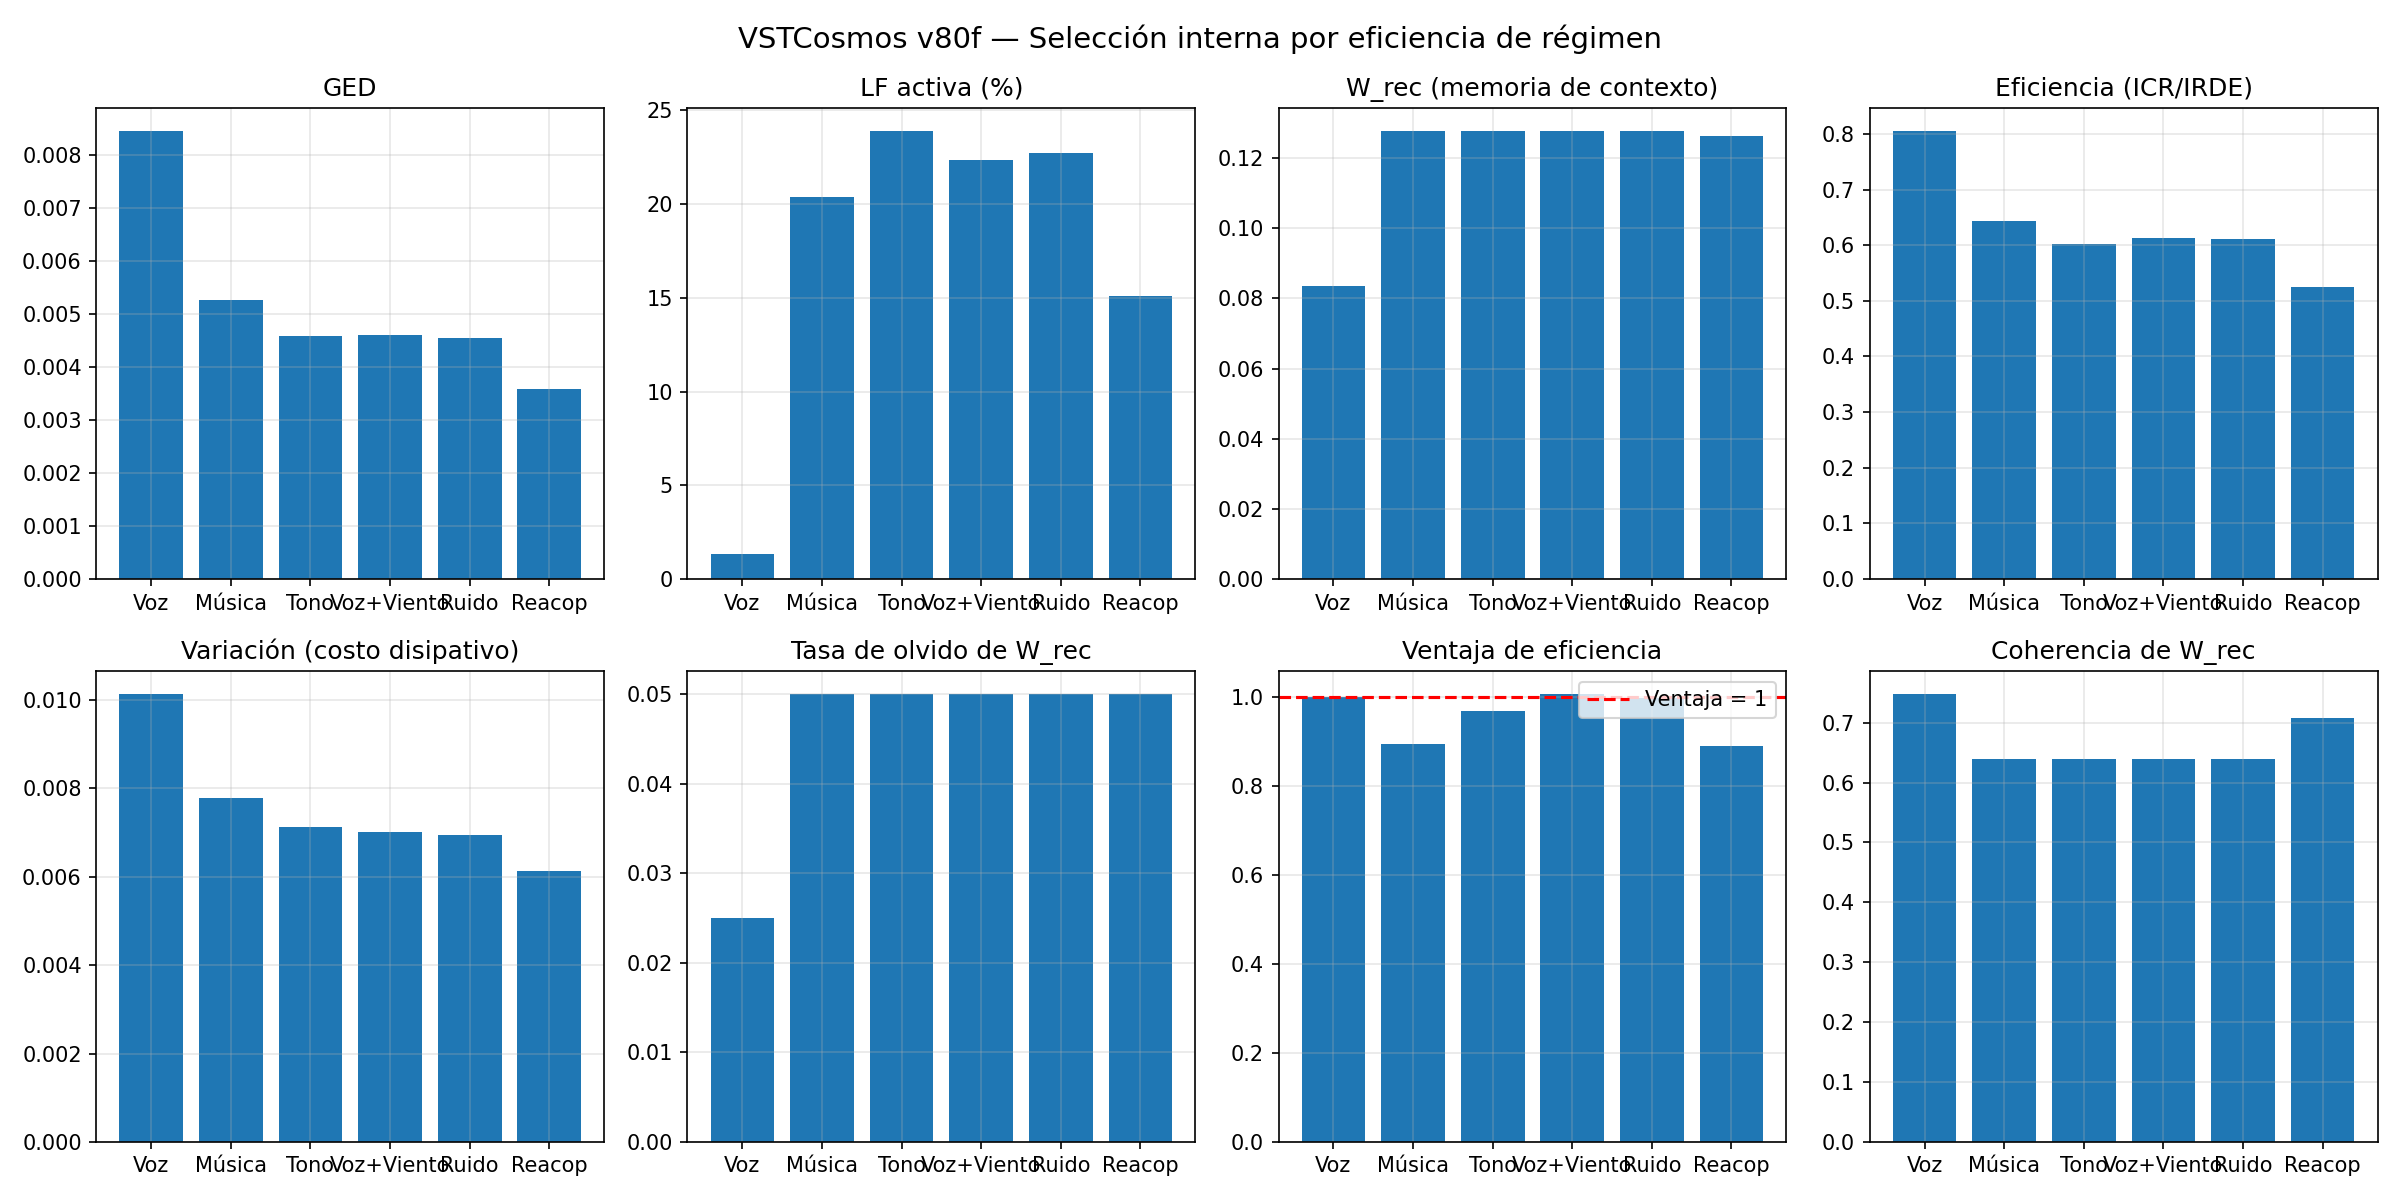

This chart was generated by the following Python code:
#!/usr/bin/env python3
"""
VSTCosmos v80f — Selección interna por eficiencia de régimen

Un solo mecanismo nuevo: la función de valor interna del campo.
El olvido de W_rec es inversamente proporcional a la ventaja de eficiencia
del régimen actual respecto a su propia historia.

Eficiencia = GED / variación_temporal = ICR/IRDE computacional.
"""

import numpy as np
import scipy.io.wavfile as wav
import matplotlib.pyplot as plt
import csv
import warnings
warnings.filterwarnings('ignore')

# ============================================================
# PARÁMETROS BASE (definen la física del campo)
# ============================================================
DIM_INTERNA = 32
DIM_AUDITIVA = 32
DIM_TOTAL = DIM_INTERNA + DIM_AUDITIVA

DIM_TIME = 100
DT = 0.01

DURACION_ENTRENO = 30.0
DURACION_FASE = 20.0
DURACION_REACOPLAMIENTO = 30.0

N_PASOS_ENTRENO = int(DURACION_ENTRENO / DT)
N_PASOS_FASE = int(DURACION_FASE / DT)
N_PASOS_REACOP = int(DURACION_REACOPLAMIENTO / DT)

# Parámetros de dinámica
DIFUSION_BASE = 0.15
GANANCIA_REACCION = 0.05
GAMMA_PLAST = 0.01

OMEGA_MIN = 0.05
OMEGA_MAX = 0.50
AMORT_MIN = 0.01
AMORT_MAX = 0.08
PHI_EQUILIBRIO = 0.5

# Límites
LIMITE_MIN = 0.0
LIMITE_MAX = 1.0
W_MAX = 1.0

# Parámetros de FFT
VENTANA_FFT_MS = 25
HOP_FFT_MS = 10
F_MIN = 80
F_MAX = 8000

# ============================================================
# PARÁMETROS DERIVADOS ESTRUCTURALMENTE
# ============================================================

# Períodos naturales del campo
T_PROFUNDA_SEG = 1.0 / OMEGA_MIN           # = 20.0 s
T_RECIENTE_SEG = 1.0 / OMEGA_MAX           # = 2.0 s

T_PROFUNDA_PASOS = int(T_PROFUNDA_SEG / DT)  # = 2000
T_RECIENTE_PASOS = int(T_RECIENTE_SEG / DT)  # = 200

# Tasas de aprendizaje base
ETA_PROFUNDA_BASE = (1.0 / T_PROFUNDA_PASOS) / DIFUSION_BASE   # ≈ 0.00333
ETA_RECIENTE_BASE = (1.0 / T_RECIENTE_PASOS) / DIFUSION_BASE   # ≈ 0.03333

# Tasas de olvido base
TAU_PROFUNDA = OMEGA_MIN                    # = 0.05
TAU_RECIENTE = OMEGA_MIN * 0.5              # = 0.025

# Error de equilibrio de difusión (referencia)
ERROR_DIFUSION = DIFUSION_BASE ** 2         # = 0.0225

# Escala temporal del historial de eficiencia
TAU_EFICIENCIA = int(1.0 / (OMEGA_MIN * DT))  # = 2000 pasos = 20s

# Fuerza del atractor
GAMMA_ATRACTOR = 0.05

# Separación espectral
BANDA_BAJA = slice(0, DIM_INTERNA // 2)    # modos 0-15: identidad
BANDA_ALTA = slice(DIM_INTERNA // 2, None)  # modos 16-31: contexto

print("=" * 100)
print("VSTCosmos v80f — Selección interna por eficiencia de régimen")
print("")
print("  Mecanismo nuevo: función de valor interna del campo")
print("  Eficiencia = GED / variación_temporal = ICR/IRDE computacional")
print("  Olvido de W_rec es inversamente proporcional a ventaja de eficiencia")
print("  Sin umbrales externos — solo comparación con historia propia")
print("")
print("  Parámetros derivados de la física del campo:")
print(f"    T_PROFUNDA = {T_PROFUNDA_SEG:.1f}s ({T_PROFUNDA_PASOS} pasos)")
print(f"    T_RECIENTE = {T_RECIENTE_SEG:.1f}s ({T_RECIENTE_PASOS} pasos)")
print(f"    ETA_PROFUNDA_BASE = {ETA_PROFUNDA_BASE:.6f}")
print(f"    ETA_RECIENTE_BASE = {ETA_RECIENTE_BASE:.6f}")
print(f"    TAU_PROFUNDA = {TAU_PROFUNDA:.4f}")
print(f"    TAU_RECIENTE = {TAU_RECIENTE:.4f} (base, modulada por eficiencia)")
print(f"    TAU_EFICIENCIA = {TAU_EFICIENCIA} pasos ({TAU_EFICIENCIA*DT:.1f}s)")
print(f"    ERROR_DIFUSION = {ERROR_DIFUSION:.4f} (difusión²)")
print("=" * 100)

# ============================================================
# FUNCIONES BASE
# ============================================================
def cargar_audio(ruta, duracion):
    if "Tono puro" in ruta:
        sr = 48000
        t = np.arange(int(sr * duracion)) / sr
        return sr, 0.5 * np.sin(2 * np.pi * 440 * t)
    elif "Ruido blanco" in ruta:
        sr = 48000
        return sr, np.random.normal(0, 0.5, int(sr * duracion))
    else:
        try:
            sr, data = wav.read(ruta)
            if data.dtype == np.int16:
                data = data.astype(np.float32) / 32768.0
            if data.ndim == 2:
                data = data.mean(axis=1)
            max_val = np.max(np.abs(data))
            if max_val > 0:
                data = data / max_val
            muestras_necesarias = int(sr * duracion)
            if len(data) < muestras_necesarias:
                data = np.pad(data, (0, muestras_necesarias - len(data)))
            else:
                data = data[:muestras_necesarias]
            return sr, data
        except FileNotFoundError:
            print(f"  [ADVERTENCIA] {ruta} no encontrado, usando tono 440Hz")
            sr = 48000
            t = np.arange(int(sr * duracion)) / sr
            return sr, 0.5 * np.sin(2 * np.pi * 440 * t)

def inicializar_campo_total():
    np.random.seed(42)
    return np.random.rand(DIM_TOTAL, DIM_TIME) * 0.2 + 0.4

def inicializar_memoria_profunda():
    return np.zeros((DIM_INTERNA // 2, DIM_AUDITIVA // 2))

def inicializar_memoria_reciente():
    return np.zeros((DIM_INTERNA // 2, DIM_AUDITIVA // 2))

def inicializar_historia_interna():
    return np.zeros((DIM_INTERNA, DIM_TIME))

def vecinos(X):
    return (np.roll(X, 1, axis=0) + np.roll(X, -1, axis=0) +
            np.roll(X, 1, axis=1) + np.roll(X, -1, axis=1)) / 4.0

def preparar_objetivo_audio(audio, sr, idx_ventana, ventana_muestras, hop_muestras,
                            dim_auditiva, DIM_TIME):
    inicio = idx_ventana * hop_muestras
    if inicio + ventana_muestras > len(audio):
        return np.zeros((dim_auditiva, DIM_TIME))
    
    fragmento = audio[inicio:inicio + ventana_muestras]
    ventana_hann = np.hanning(len(fragmento))
    fragmento = fragmento * ventana_hann
    
    fft = np.fft.rfft(fragmento)
    potencia = np.abs(fft) ** 2
    freqs = np.fft.rfftfreq(len(fragmento), 1/sr)
    
    bandas = np.logspace(np.log10(F_MIN), np.log10(F_MAX), dim_auditiva + 1)
    objetivo = np.zeros(dim_auditiva)
    for b in range(dim_auditiva):
        mask = (freqs >= bandas[b]) & (freqs < bandas[b+1])
        if np.any(mask):
            objetivo[b] = np.mean(potencia[mask])
    
    max_val = np.max(objetivo)
    if max_val > 0:
        objetivo = objetivo / max_val
    
    return objetivo.reshape(-1, 1) * np.ones((1, DIM_TIME))

def calcular_frecuencias_naturales(dim_total, dim_interna):
    bandas = np.arange(dim_total)
    t = np.log1p(bandas) / np.log1p(dim_total - 1)
    omega = OMEGA_MIN + (OMEGA_MAX - OMEGA_MIN) * t
    amort = AMORT_MIN + (AMORT_MAX - AMORT_MIN) * t
    return omega.reshape(-1, 1), amort.reshape(-1, 1)

def _perfil_espectral(region, dim, DIM_TIME):
    perfil = np.zeros(DIM_TIME // 2)
    for banda in range(dim):
        serie = region[banda, :]
        serie = serie - np.mean(serie)
        fft = np.fft.rfft(serie)
        potencia = np.abs(fft) ** 2
        perfil += potencia[:DIM_TIME // 2]
    return perfil / dim

def calcular_gradiente_espectral_diferencial(Phi_total, dim_interna, DIM_TIME):
    region_int = Phi_total[:dim_interna, :]
    region_aud = Phi_total[dim_interna:, :]
    
    perfil_int = _perfil_espectral(region_int, dim_interna, DIM_TIME)
    perfil_aud = _perfil_espectral(region_aud, dim_interna, DIM_TIME)
    
    ged = np.mean(np.abs(perfil_int - perfil_aud))
    return float(ged)

def calcular_balance_plastica_difusiva(Phi_total, W_rec, dim_interna):
    region_int = Phi_total[:dim_interna, :]
    region_aud = Phi_total[dim_interna:, :]
    reg_int_alta = region_int[BANDA_ALTA, :]
    reg_aud_alta = region_aud[BANDA_ALTA, :]
    
    prediccion = np.tanh(W_rec @ reg_aud_alta)
    M_rec = GAMMA_PLAST * (prediccion - reg_int_alta)
    potencia_plast = float(np.mean(M_rec ** 2))
    
    promedio_local_completo = vecinos(Phi_total)
    promedio_local_int = promedio_local_completo[:dim_interna, :]
    difusion = DIFUSION_BASE * (promedio_local_int[BANDA_ALTA, :] - reg_int_alta)
    potencia_difus = float(np.mean(difusion ** 2))
    
    balance = potencia_plast / (potencia_difus + 1e-10)
    return balance, potencia_plast, potencia_difus

# ============================================================
# NUEVO: EFICIENCIA DE RÉGIMEN (ICR/IRDE computacional)
# ============================================================
def calcular_eficiencia_regimen(Phi_total, dim_interna, ged_actual):
    """
    Eficiencia = diferenciación sostenida / costo dinámico.
    
    GED mide la diferenciación entre regiones del campo.
    La variación interna mide cuánto está cambiando el campo
    para mantener su estado — el costo disipativo.
    
    Alta eficiencia: mucha diferenciación con poca variación.
    Baja eficiencia: poca diferenciación o mucha variación.
    
    Equivalente computacional de ICR/IRDE.
    """
    region_int = Phi_total[:dim_interna, :]
    
    # Costo disipativo: variación temporal media del campo interno
    variacion = float(np.mean(np.abs(np.diff(region_int, axis=1))))
    
    eficiencia = ged_actual / (variacion + 1e-10)
    return eficiencia, variacion

def calcular_tasa_olvido_por_eficiencia(eficiencia_actual,
                                         historial_eficiencia):
    """
    El olvido de W_rec es inversamente proporcional a la ventaja
    de eficiencia del régimen actual respecto al historial.
    
    Retorna: (tasa_olvido, ventaja)
    """
    if len(historial_eficiencia) < TAU_EFICIENCIA:
        return TAU_RECIENTE, 1.0  # sin historia: tasa base, ventaja neutra
    
    eficiencia_media = float(np.mean(historial_eficiencia[-TAU_EFICIENCIA:]))
    
    # Ventaja relativa
    ventaja = eficiencia_actual / (eficiencia_media + 1e-10)
    
    # Tasa de olvido inversamente proporcional a la ventaja
    tasa_olvido = TAU_RECIENTE / ventaja
    
    # Límites derivados de la física del campo
    tasa_min = TAU_PROFUNDA
    tasa_max = ETA_RECIENTE_BASE * 10.0
    
    return float(np.clip(tasa_olvido, tasa_min, tasa_max)), float(ventaja)

# ============================================================
# NÚCLEO: MEMORIAS DUALES CON SELECCIÓN POR EFICIENCIA
# ============================================================
def aplicar_plasticidad_memoria_profunda(W_prof, region_int, region_aud, dt):
    """Identidad en banda baja — sin cambios"""
    reg_int_baja = region_int[BANDA_BAJA, :]
    reg_aud_baja = region_aud[BANDA_BAJA, :]
    
    correlacion = (reg_int_baja @ reg_aud_baja.T) / DIM_TIME
    dW = ETA_PROFUNDA_BASE * correlacion - TAU_PROFUNDA * W_prof
    W_nueva = np.clip(W_prof + dW * dt, -W_MAX, W_MAX)
    
    prediccion = W_nueva @ reg_aud_baja
    M_hebb = np.zeros((DIM_INTERNA, DIM_TIME))
    M_hebb[BANDA_BAJA, :] = prediccion - reg_int_baja
    
    return W_nueva, M_hebb

def aplicar_plasticidad_memoria_reciente_v80f(W_rec, region_int, region_aud,
                                               dt, tasa_olvido, error_equilibrio):
    """
    Plasticidad de W_rec con olvido por eficiencia.
    Aprendizaje proporcional a coherencia (error bajo).
    Olvido determinado por eficiencia del régimen.
    """
    reg_int_alta = region_int[BANDA_ALTA, :]
    reg_aud_alta = region_aud[BANDA_ALTA, :]
    
    # Error predictivo actual de W_rec
    prediccion = np.tanh(W_rec @ reg_aud_alta)
    error_rec = float(np.mean((prediccion - reg_int_alta) ** 2))
    
    # Aprendizaje proporcional a coherencia (como en v80e)
    coherencia = error_equilibrio / (error_rec + error_equilibrio)
    tasa_aprendizaje = ETA_RECIENTE_BASE * coherencia
    
    # Olvido por eficiencia (el cambio clave)
    correlacion = (reg_int_alta @ reg_aud_alta.T) / DIM_TIME
    dW = tasa_aprendizaje * correlacion - tasa_olvido * W_rec
    W_nueva = np.clip(W_rec + dW * dt, -W_MAX, W_MAX)
    
    M_reciente = np.zeros((DIM_INTERNA, DIM_TIME))
    M_reciente[BANDA_ALTA, :] = GAMMA_PLAST * (prediccion - reg_int_alta)
    
    return W_nueva, M_reciente, error_rec, coherencia, tasa_aprendizaje

def atractor_dual(Phi_int_historia, region_int):
    return GAMMA_ATRACTOR * (Phi_int_historia - region_int)

# ============================================================
# ACTUALIZACIÓN PRINCIPAL
# ============================================================
def actualizar_campo_con_seleccion_interna(
        Phi_total, Phi_vel_total, W_prof, W_rec,
        Phi_int_historia,
        objetivo_audio, alpha,
        omega_natural, amort_natural,
        dt, entrenando, error_equilibrio_w_rec,
        historial_eficiencia,
        DIM_TIME):
    
    # Dinámica base
    promedio_local = vecinos(Phi_total)
    difusion = DIFUSION_BASE * (promedio_local - Phi_total)
    desviacion = Phi_total - promedio_local
    reaccion = GANANCIA_REACCION * desviacion * (1 - desviacion**2)
    term_osc = (-omega_natural**2 * (Phi_total - PHI_EQUILIBRIO)
                - amort_natural * Phi_vel_total)
    
    region_int = Phi_total[:DIM_INTERNA, :]
    region_aud = Phi_total[DIM_INTERNA:, :]
    
    # Plasticidad profunda
    W_prof_nueva, M_prof = aplicar_plasticidad_memoria_profunda(
        W_prof, region_int, region_aud, dt
    )
    
    # Calcular eficiencia actual para determinar olvido
    ged = calcular_gradiente_espectral_diferencial(Phi_total, DIM_INTERNA, DIM_TIME)
    eficiencia_actual, variacion = calcular_eficiencia_regimen(
        Phi_total, DIM_INTERNA, ged
    )
    
    # Calcular tasa de olvido por eficiencia
    tasa_olvido, ventaja = calcular_tasa_olvido_por_eficiencia(
        eficiencia_actual, historial_eficiencia if not entrenando else []
    )
    
    # Plasticidad reciente con olvido modulado
    W_rec_nueva, M_rec, error_rec, coherencia, tasa_aprendizaje = \
        aplicar_plasticidad_memoria_reciente_v80f(
            W_rec, region_int, region_aud, dt, tasa_olvido, error_equilibrio_w_rec
        )
    
    # Atractor
    M_atractor = atractor_dual(Phi_int_historia, region_int)
    
    # Campo total
    M_campo = np.zeros_like(Phi_total)
    M_campo[:DIM_INTERNA, :] = M_prof + M_rec + M_atractor
    
    # LF definida por error > equilibrio
    lf_activa = error_rec > error_equilibrio_w_rec
    
    # Actualizar historial de eficiencia (solo en test, no durante entrenamiento)
    if not entrenando:
        historial_eficiencia.append(eficiencia_actual)
        if len(historial_eficiencia) > TAU_EFICIENCIA * 2:
            historial_eficiencia.pop(0)
    
    # Actualización
    dPhi_vel = term_osc + reaccion + difusion + M_campo
    Phi_vel_nueva = Phi_vel_total + dt * dPhi_vel
    Phi_nueva = Phi_total + dt * Phi_vel_nueva
    
    if alpha > 0:
        region_auditiva_nueva = Phi_nueva[DIM_INTERNA:, :]
        region_auditiva_nueva = (1 - alpha) * region_auditiva_nueva + alpha * objetivo_audio
        Phi_nueva[DIM_INTERNA:, :] = region_auditiva_nueva
    
    # Prevenir colapso
    varianza_campo = np.var(Phi_nueva[:DIM_INTERNA, :])
    if varianza_campo < 1e-6:
        ruido_minimo = np.random.normal(0, DIFUSION_BASE * 0.1, Phi_nueva[:DIM_INTERNA, :].shape)
        Phi_nueva[:DIM_INTERNA, :] += ruido_minimo
    
    # Actualizar historia interna
    Phi_int_historia_nueva = (1 - 0.05) * Phi_int_historia + 0.05 * region_int
    
    return (np.clip(Phi_nueva, LIMITE_MIN, LIMITE_MAX),
            np.clip(Phi_vel_nueva, -5.0, 5.0),
            W_prof_nueva, W_rec_nueva, Phi_int_historia_nueva,
            lf_activa, error_rec, eficiencia_actual, variacion,
            tasa_olvido, tasa_aprendizaje, ventaja, coherencia)

# ============================================================
# ENTRENAMIENTO CON MEDICIÓN DEL ERROR DE EQUILIBRIO
# ============================================================
def entrenar_y_medir_error_equilibrio():
    """Entrena el campo y mide ERROR_EQUILIBRIO_W_REC como error mínimo alcanzado"""
    Phi_total = inicializar_campo_total()
    Phi_vel_total = np.zeros_like(Phi_total)
    W_prof = inicializar_memoria_profunda()
    W_rec = inicializar_memoria_reciente()
    Phi_int_historia = inicializar_historia_interna()
    
    omega_natural, amort_natural = calcular_frecuencias_naturales(DIM_TOTAL, DIM_INTERNA)
    
    sr_voz, audio_voz = cargar_audio("Voz_Estudio.wav", duracion=DURACION_ENTRENO)
    ventana_muestras = int(sr_voz * VENTANA_FFT_MS / 1000)
    hop_muestras = int(sr_voz * HOP_FFT_MS / 1000)
    
    errores = []
    historial_eficiencia_dummy = []
    
    for idx in range(N_PASOS_ENTRENO):
        objetivo = preparar_objetivo_audio(audio_voz, sr_voz, idx, ventana_muestras, hop_muestras,
                                          DIM_AUDITIVA, DIM_TIME)
        
        (Phi_total, Phi_vel_total, W_prof, W_rec, Phi_int_historia,
         _, error_rec, _, _, _, _, _, _) = actualizar_campo_con_seleccion_interna(
            Phi_total, Phi_vel_total, W_prof, W_rec,
            Phi_int_historia,
            objetivo, alpha=0.05,
            omega_natural=omega_natural, amort_natural=amort_natural,
            dt=DT, entrenando=True, error_equilibrio_w_rec=ERROR_DIFUSION,
            historial_eficiencia=historial_eficiencia_dummy,
            DIM_TIME=DIM_TIME
        )
        
        errores.append(error_rec)
    
    # Usar el error mínimo alcanzado como equilibrio
    error_equilibrio = np.min(errores[-2000:]) if len(errores) > 2000 else np.min(errores)
    print(f"  ERROR_EQUILIBRIO_W_REC medido: {error_equilibrio:.6f} (difusión: {ERROR_DIFUSION:.4f})")
    
    return (Phi_total, Phi_vel_total, W_prof, W_rec, Phi_int_historia,
            omega_natural, amort_natural, error_equilibrio)

# ============================================================
# SIMULACIÓN DE FASE
# ============================================================
def simular_fase(Phi_total, Phi_vel_total, W_prof, W_rec,
                 Phi_int_historia,
                 estimulo, alpha, duracion, fase_nombre,
                 omega_natural, amort_natural, error_equilibrio_w_rec,
                 DIM_TIME, historial_eficiencia_global):
    sr, audio = cargar_audio(estimulo, duracion=duracion)
    ventana_muestras = int(sr * VENTANA_FFT_MS / 1000)
    hop_muestras = int(sr * HOP_FFT_MS / 1000)
    n_pasos = int(duracion / DT)
    
    ged_hist = []
    lf_hist = []
    error_rec_hist = []
    w_prof_norma_hist = []
    w_rec_norma_hist = []
    eficiencia_hist = []
    variacion_hist = []
    ventaja_hist = []
    tasa_olvido_hist = []
    tasa_aprendizaje_hist = []
    coherencia_hist = []
    
    for idx in range(n_pasos):
        objetivo = preparar_objetivo_audio(audio, sr, idx, ventana_muestras, hop_muestras,
                                          DIM_AUDITIVA, DIM_TIME)
        
        ged = calcular_gradiente_espectral_diferencial(Phi_total, DIM_INTERNA, DIM_TIME)
        
        (Phi_total, Phi_vel_total, W_prof, W_rec, Phi_int_historia,
         lf_activa, error_rec, eficiencia, variacion,
         tasa_olvido, tasa_aprendizaje, ventaja, coherencia) = actualizar_campo_con_seleccion_interna(
            Phi_total, Phi_vel_total, W_prof, W_rec,
            Phi_int_historia,
            objetivo, alpha,
            omega_natural, amort_natural,
            DT, entrenando=False, error_equilibrio_w_rec=error_equilibrio_w_rec,
            historial_eficiencia=historial_eficiencia_global,
            DIM_TIME=DIM_TIME
        )
        
        ged_hist.append(ged)
        lf_hist.append(1 if lf_activa else 0)
        error_rec_hist.append(error_rec)
        w_prof_norma_hist.append(np.mean(np.abs(W_prof)))
        w_rec_norma_hist.append(np.mean(np.abs(W_rec)))
        eficiencia_hist.append(eficiencia)
        variacion_hist.append(variacion)
        ventaja_hist.append(ventaja)
        tasa_olvido_hist.append(tasa_olvido)
        tasa_aprendizaje_hist.append(tasa_aprendizaje)
        coherencia_hist.append(coherencia)
    
    return {
        'ged_mean': np.mean(ged_hist),
        'lf_pct': 100 * np.mean(lf_hist),
        'w_prof_norma': np.mean(w_prof_norma_hist),
        'w_rec_norma': np.mean(w_rec_norma_hist),
        'w_rec_inicio': w_rec_norma_hist[0] if w_rec_norma_hist else 0,
        'w_rec_fin': w_rec_norma_hist[-1] if w_rec_norma_hist else 0,
        'error_rec_mean': np.mean(error_rec_hist),
        'eficiencia_mean': np.mean(eficiencia_hist),
        'variacion_mean': np.mean(variacion_hist),
        'ventaja_mean': np.mean(ventaja_hist),
        'tasa_olvido_mean': np.mean(tasa_olvido_hist),
        'tasa_aprendizaje_mean': np.mean(tasa_aprendizaje_hist),
        'coherencia_mean': np.mean(coherencia_hist),
        'phi_total': Phi_total.copy(),
        'w_prof': W_prof.copy(),
        'w_rec': W_rec.copy(),
        'phi_int_historia': Phi_int_historia.copy()
    }

# ============================================================
# MAIN
# ============================================================
def main():
    # Entrenamiento y medición
    print("\n[Fase 1] Entrenamiento (voz, alpha=0.05, 30s)")
    (Phi_total, Phi_vel_total, W_prof, W_rec, Phi_int_historia,
     omega_natural, amort_natural, ERROR_EQUILIBRIO_W_REC) = entrenar_y_medir_error_equilibrio()
    
    print(f"  W_prof tras entreno: {np.mean(np.abs(W_prof)):.4f}")
    print(f"  W_rec tras entreno: {np.mean(np.abs(W_rec)):.4f}")
    
    # Historial global de eficiencia (compartido entre fases)
    historial_eficiencia_global = []
    
    # Fases de test
    fases = [
        ("Fase 2", "Voz_Estudio.wav", "Dominio (voz)", DURACION_FASE),
        ("Fase 3", "Brandemburgo.wav", "No entrenado (música)", DURACION_FASE),
        ("Fase 4", "Tono puro", "No entrenado (tono)", DURACION_FASE),
        ("Fase 5", "Voz+Viento_1.wav", "Degradado (voz+viento)", DURACION_FASE),
        ("Fase 6", "Ruido blanco", "Perturbación basal", DURACION_FASE),
        ("Fase 7", "Voz_Estudio.wav", "Re-acoplamiento (voz)", DURACION_REACOPLAMIENTO)
    ]
    
    resultados = []
    
    for fase_id, estimulo, desc, duracion in fases:
        print(f"\n[{fase_id}] {desc}")
        res = simular_fase(
            Phi_total, Phi_vel_total, W_prof, W_rec,
            Phi_int_historia,
            estimulo, 0.0, duracion, fase_id,
            omega_natural, amort_natural, ERROR_EQUILIBRIO_W_REC,
            DIM_TIME, historial_eficiencia_global
        )
        resultados.append(res)
        
        Phi_total = res['phi_total']
        W_prof = res['w_prof']
        W_rec = res['w_rec']
        Phi_int_historia = res['phi_int_historia']
        
        balance, _, _ = calcular_balance_plastica_difusiva(Phi_total, W_rec, DIM_INTERNA)
        balance_status = ""
        if 0.1 < balance < 10:
            balance_status = "✅ equilibrado"
        elif balance <= 0.1:
            balance_status = "⚠️ plástica débil"
        else:
            balance_status = "❌ plástica dominante"
        
        print(f"    GED: {res['ged_mean']:.6f} | LF: {res['lf_pct']:.1f}%")
        print(f"    W_prof: {res['w_prof_norma']:.4f} | W_rec: {res['w_rec_norma']:.4f}")
        print(f"    Error: {res['error_rec_mean']:.6f} (eq: {ERROR_EQUILIBRIO_W_REC:.6f})")
        print(f"    Eficiencia: {res['eficiencia_mean']:.4f} | Variación: {res['variacion_mean']:.6f}")
        print(f"    Ventaja: {res['ventaja_mean']:.4f} | Olvido: {res['tasa_olvido_mean']:.6f}")
        print(f"    Balance: {balance:.3f} {balance_status}")
    
    # Diagnóstico final
    print("\n" + "=" * 100)
    print("DIAGNÓSTICO — v80f Selección interna por eficiencia")
    print("=" * 100)
    
    print(f"  ERROR_EQUILIBRIO_W_REC medido: {ERROR_EQUILIBRIO_W_REC:.6f}")
    
    # Criterios 1-7 (de v80e)
    error_f2 = resultados[0]['error_rec_mean']
    error_f6 = resultados[4]['error_rec_mean']
    criterio1 = error_f2 < 1.0
    criterio2 = error_f2 < error_f6
    
    balance_f7, _, _ = calcular_balance_plastica_difusiva(
        resultados[5]['phi_total'], resultados[5]['w_rec'], DIM_INTERNA
    )
    criterio3 = 0.1 < balance_f7 < 10
    
    w_prof_f2 = resultados[0]['w_prof_norma']
    w_prof_f7 = resultados[5]['w_prof_norma']
    criterio4 = w_prof_f7 > w_prof_f2 * 1.5
    
    w_rec_f6 = resultados[4]['w_rec_fin']
    w_rec_f7 = resultados[5]['w_rec_fin']
    criterio5 = w_rec_f7 < w_rec_f6
    
    coherencia_f6 = resultados[4]['coherencia_mean']
    coherencia_f7 = resultados[5]['coherencia_mean']
    criterio6 = coherencia_f7 > coherencia_f6
    
    error_f7 = resultados[5]['error_rec_mean']
    criterio7 = error_f7 < ERROR_EQUILIBRIO_W_REC
    
    # CRITERIOS NUEVOS (8 y 9)
    eficiencia_f2 = resultados[0]['eficiencia_mean']
    eficiencia_f6 = resultados[4]['eficiencia_mean']
    criterio8 = eficiencia_f2 > eficiencia_f6
    
    olvido_f6 = resultados[4]['tasa_olvido_mean']
    olvido_f7 = resultados[5]['tasa_olvido_mean']
    criterio9 = olvido_f7 < olvido_f6
    
    lf_f7 = resultados[5]['lf_pct']
    
    print(f"\n  CRITERIOS DE ESTABILIDAD (v80e):")
    print(f"    C1 — Error F2 < 1.0:                {error_f2:.6f} {'✅' if criterio1 else '❌'}")
    print(f"    C2 — Error F2 < Error F6:            {error_f2:.6f} < {error_f6:.6f} {'✅' if criterio2 else '❌'}")
    print(f"    C3 — Balance 0.1-10 en F7:           {balance_f7:.3f} {'✅' if criterio3 else '❌'}")
    print(f"    C4 — W_prof creció:                  {w_prof_f2:.4f} → {w_prof_f7:.4f} {'✅' if criterio4 else '❌'}")
    print(f"    C5 — W_rec olvida en F7:             {w_rec_f6:.4f} → {w_rec_f7:.4f} {'✅' if criterio5 else '❌'}")
    print(f"    C6 — Coherencia F7 > F6:             {coherencia_f6:.4f} → {coherencia_f7:.4f} {'✅' if criterio6 else '❌'}")
    print(f"    C7 — Error F7 < Equilibrio:          {error_f7:.6f} < {ERROR_EQUILIBRIO_W_REC:.6f} {'✅' if criterio7 else '❌'}")
    
    print(f"\n  CRITERIOS DE SELECCIÓN INTERNA:")
    print(f"    C8 — Eficiencia F2 > F6:             {eficiencia_f2:.4f} > {eficiencia_f6:.4f} {'✅' if criterio8 else '❌'}")
    print(f"    C9 — Olvido F7 < Olvido F6:          {olvido_f7:.6f} < {olvido_f6:.6f} {'✅' if criterio9 else '❌'}")
    
    print(f"\n  LF activa en Fase 7:                 {lf_f7:.1f}%")
    
    print("\n  VEREDICTO:")
    if criterio8 and criterio9:
        print("  ✅ SELECCIÓN INTERNA FUNCIONAL")
        print("     El campo prefiere el régimen de voz sobre el de ruido")
        print("     porque es más eficiente (mayor ICR/IRDE).")
        print("     El olvido se modula correctamente por eficiencia.")
        if all([criterio1, criterio2, criterio3, criterio4, criterio5, criterio6, criterio7]):
            print("     ✅ También cumple todos los criterios de estabilidad.")
            print("     v80f es la primera versión con ciclo completo validado.")
        else:
            print("     ⚠️ Estabilidad parcial — ajuste fino aún necesario.")
    else:
        print("  ❌ SELECCIÓN INTERNA NO FUNCIONAL")
        print("     La eficiencia no distingue voz de ruido o")
        print("     el olvido no se modula como se esperaba.")
    
    # Guardar CSV
    with open('v80f_seleccion_interna.csv', 'w', newline='', encoding='utf-8') as f:
        writer = csv.writer(f)
        writer.writerow(['fase', 'ged_mean', 'lf_pct', 'w_prof_norma', 'w_rec_norma',
                         'error_rec', 'eficiencia', 'variacion', 'ventaja',
                         'tasa_olvido', 'tasa_aprendizaje', 'coherencia'])
        for i, (fase, res) in enumerate(zip(fases, resultados)):
            writer.writerow([fase[0], res['ged_mean'], res['lf_pct'],
                            res['w_prof_norma'], res['w_rec_norma'],
                            res['error_rec_mean'], res['eficiencia_mean'],
                            res['variacion_mean'], res['ventaja_mean'],
                            res['tasa_olvido_mean'], res['tasa_aprendizaje_mean'],
                            res['coherencia_mean']])
    
    print("\n  CSV guardado: v80f_seleccion_interna.csv")
    
    # Gráfico
    fig, axes = plt.subplots(2, 4, figsize=(16, 8))
    nombres = ['Voz', 'Música', 'Tono', 'Voz+Viento', 'Ruido', 'Reacop']
    
    # GED
    axes[0,0].bar(nombres, [r['ged_mean'] for r in resultados])
    axes[0,0].set_title('GED')
    axes[0,0].grid(True, alpha=0.3)
    
    # LF activa
    axes[0,1].bar(nombres, [r['lf_pct'] for r in resultados])
    axes[0,1].set_title('LF activa (%)')
    axes[0,1].grid(True, alpha=0.3)
    
    # W_rec
    axes[0,2].bar(nombres, [r['w_rec_norma'] for r in resultados])
    axes[0,2].set_title('W_rec (memoria de contexto)')
    axes[0,2].grid(True, alpha=0.3)
    
    # Eficiencia
    axes[0,3].bar(nombres, [r['eficiencia_mean'] for r in resultados])
    axes[0,3].set_title('Eficiencia (ICR/IRDE)')
    axes[0,3].grid(True, alpha=0.3)
    
    # Variación
    axes[1,0].bar(nombres, [r['variacion_mean'] for r in resultados])
    axes[1,0].set_title('Variación (costo disipativo)')
    axes[1,0].grid(True, alpha=0.3)
    
    # Tasa olvido
    axes[1,1].bar(nombres, [r['tasa_olvido_mean'] for r in resultados])
    axes[1,1].set_title('Tasa de olvido de W_rec')
    axes[1,1].grid(True, alpha=0.3)
    
    # Ventaja
    axes[1,2].bar(nombres, [r['ventaja_mean'] for r in resultados])
    axes[1,2].axhline(y=1.0, color='r', linestyle='--', label='Ventaja = 1')
    axes[1,2].set_title('Ventaja de eficiencia')
    axes[1,2].legend()
    axes[1,2].grid(True, alpha=0.3)
    
    # Coherencia
    axes[1,3].bar(nombres, [r['coherencia_mean'] for r in resultados])
    axes[1,3].set_title('Coherencia de W_rec')
    axes[1,3].grid(True, alpha=0.3)
    
    plt.suptitle('VSTCosmos v80f — Selección interna por eficiencia de régimen', fontsize=14)
    plt.tight_layout()
    plt.savefig('v80f_seleccion_interna.png', dpi=150)
    print("  Gráfico guardado: v80f_seleccion_interna.png")
    
    # Guardar TXT
    with open('v80f_seleccion_interna.txt', 'w', encoding='utf-8') as f:
        f.write("=" * 60 + "\n")
        f.write("VSTCosmos v80f — Diagnóstico\n")
        f.write("=" * 60 + "\n\n")
        f.write(f"ERROR_EQUILIBRIO_W_REC = {ERROR_EQUILIBRIO_W_REC:.6f}\n\n")
        
        f.write("CRITERIOS DE ESTABILIDAD:\n")
        f.write(f"  C1 — Error F2 < 1.0:                {error_f2:.6f} {'✅' if criterio1 else '❌'}\n")
        f.write(f"  C2 — Error F2 < Error F6:            {error_f2:.6f} < {error_f6:.6f} {'✅' if criterio2 else '❌'}\n")
        f.write(f"  C3 — Balance 0.1-10 en F7:           {balance_f7:.3f} {'✅' if criterio3 else '❌'}\n")
        f.write(f"  C4 — W_prof creció:                  {w_prof_f2:.4f} → {w_prof_f7:.4f} {'✅' if criterio4 else '❌'}\n")
        f.write(f"  C5 — W_rec olvida en F7:             {w_rec_f6:.4f} → {w_rec_f7:.4f} {'✅' if criterio5 else '❌'}\n")
        f.write(f"  C6 — Coherencia F7 > F6:             {coherencia_f6:.4f} → {coherencia_f7:.4f} {'✅' if criterio6 else '❌'}\n")
        f.write(f"  C7 — Error F7 < Equilibrio:          {error_f7:.6f} < {ERROR_EQUILIBRIO_W_REC:.6f} {'✅' if criterio7 else '❌'}\n\n")
        
        f.write("CRITERIOS DE SELECCIÓN INTERNA:\n")
        f.write(f"  C8 — Eficiencia F2 > F6:             {eficiencia_f2:.4f} > {eficiencia_f6:.4f} {'✅' if criterio8 else '❌'}\n")
        f.write(f"  C9 — Olvido F7 < Olvido F6:          {olvido_f7:.6f} < {olvido_f6:.6f} {'✅' if criterio9 else '❌'}\n\n")
        
        if criterio8 and criterio9:
            f.write("VEREDICTO: ✅ SELECCIÓN INTERNA FUNCIONAL\n")
            f.write("El campo prefiere regímenes más eficientes.\n")
            f.write("La función de valor emerge de la dinámica del campo.\n")
        else:
            f.write("VEREDICTO: ❌ SELECCIÓN INTERNA NO FUNCIONAL\n")
        f.write("=" * 60 + "\n")
    
    print("  TXT guardado: v80f_seleccion_interna.txt")
    
    print("\n" + "=" * 100)
    print("EXPERIMENTO COMPLETADO")
    print("=" * 100)


if __name__ == "__main__":
    main()
